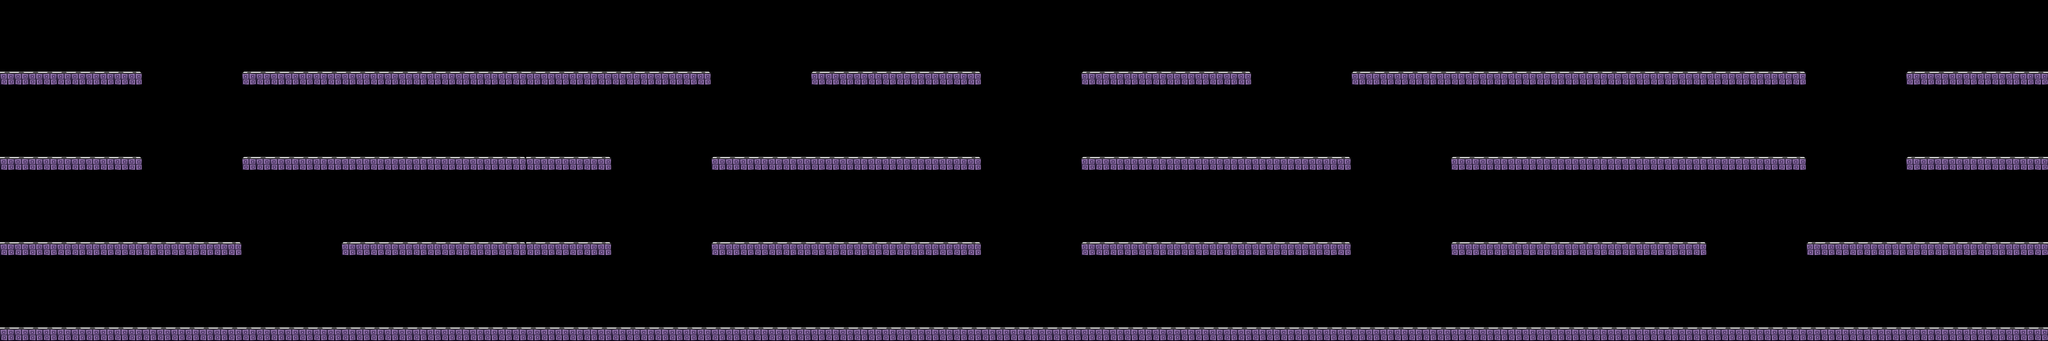

Below is a game level as drawn by its tile map, then a one-line description and the .tmx that defines it (tile-layer data replaced by summaries):
An orthogonal 144x24 tile map with 32x32 px tiles, 1 tile layer (Platforms).

<map version="1.0" orientation="orthogonal" width="144" height="24" tilewidth="32" tileheight="32">
 <tileset firstgid="1" name="terrain" tilewidth="32" tileheight="32">
  <image source="../tiles/terrain.png" width="128" height="32" />
  <terraintypes>
   <terrain name="Left road" tile="0" />
   <terrain name="Center road" tile="1" />
   <terrain name="Right road" tile="2" />
   <terrain name="Ground road" tile="3" />
  </terraintypes>
 </tileset>
 <layer name="Platforms" width="144" height="24">
  <data>[3456 cells, 471 non-empty, 4 distinct tile ids]</data>
 </layer>
</map>
